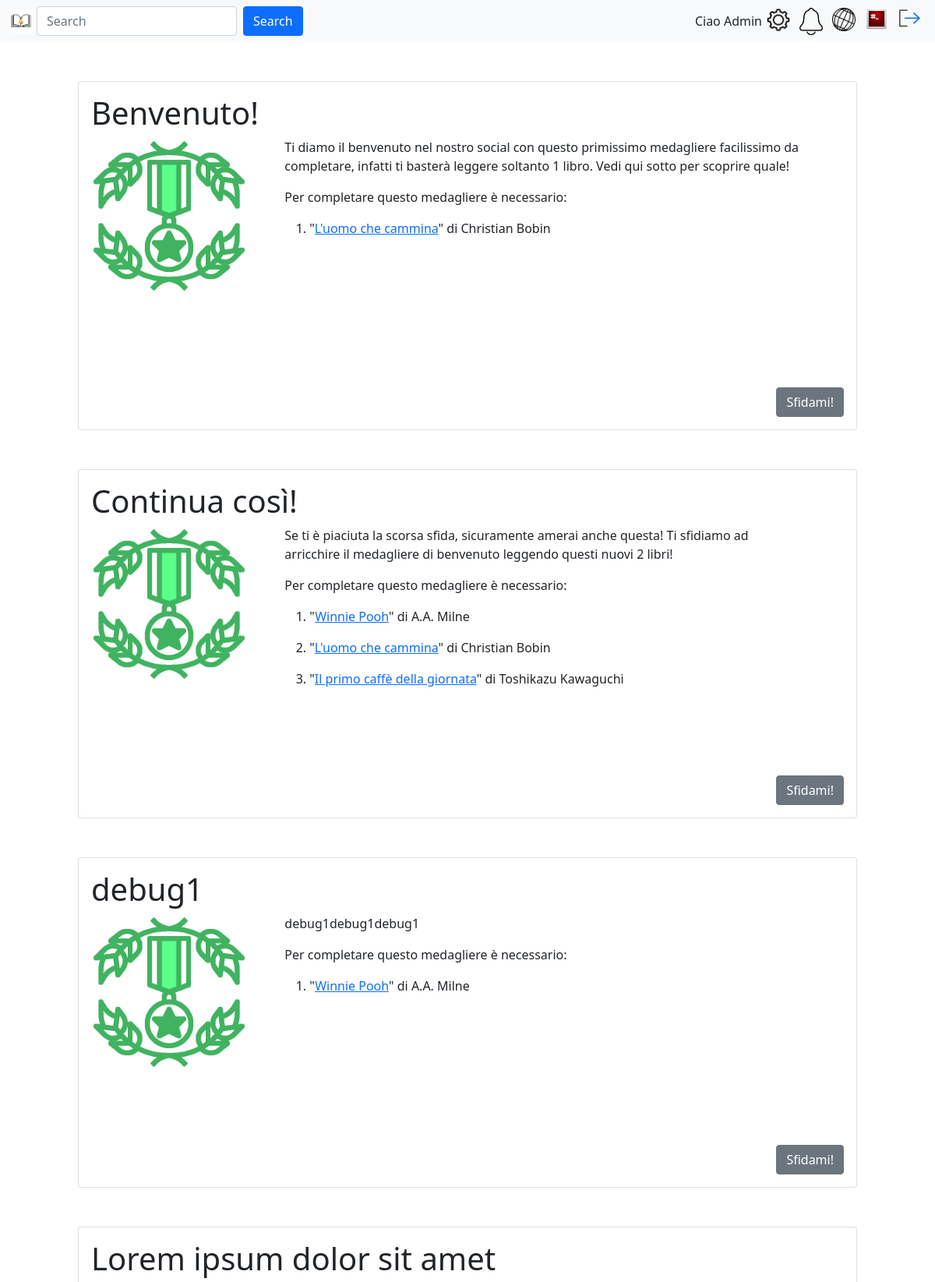
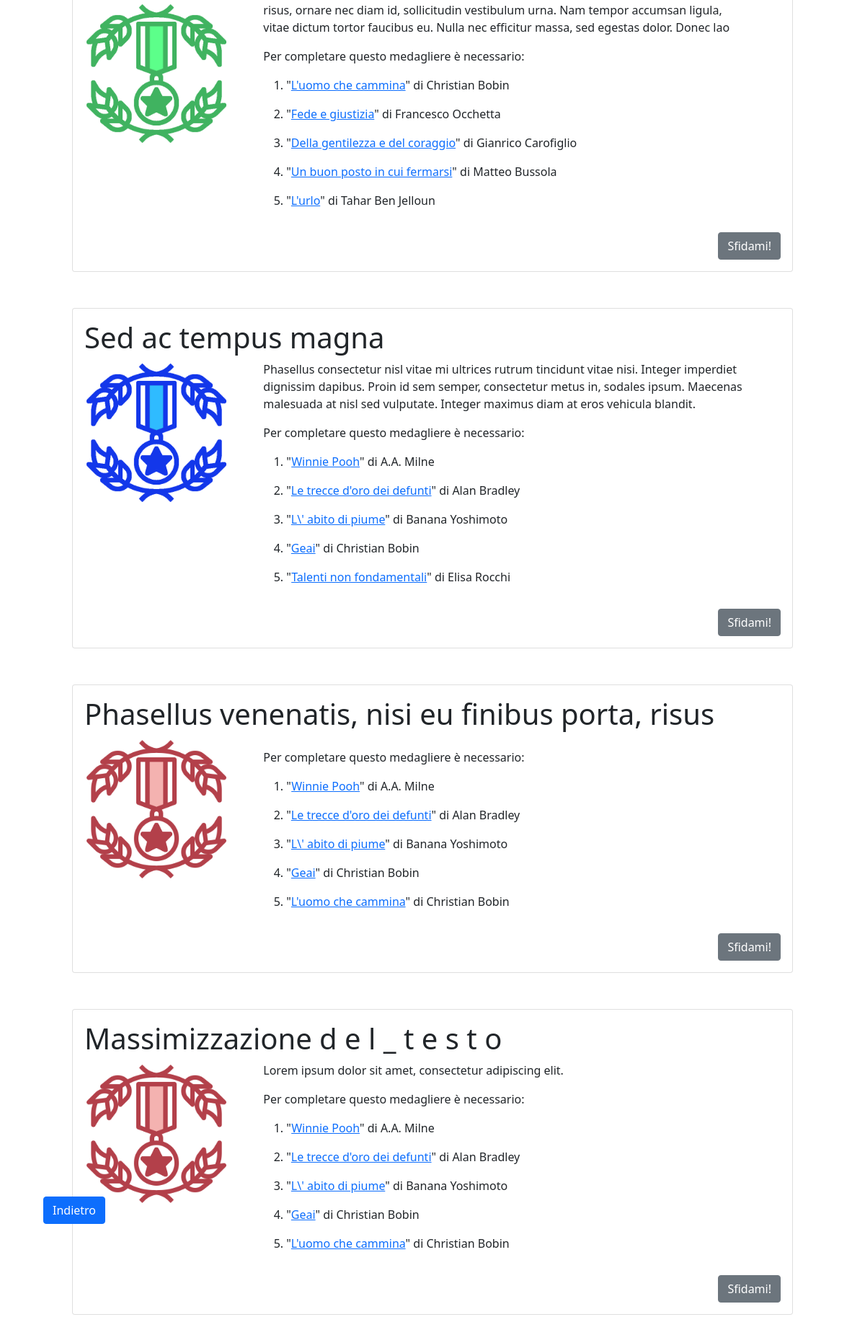
Page /newMedagliere.php (signed in) on the committed database (2 pictures, top to bottom).
### tables this page shows
CREATE TABLE `utente` (
  `id` int(8) NOT NULL AUTO_INCREMENT,
  `username` varchar(80) NOT NULL,
  `email` varchar(80) NOT NULL,
  `pwd` varchar(120) NOT NULL,
  `immagineProfilo` varchar(255) NOT NULL,
  `isAdmin` int(1) NOT NULL,
  `descrizione` varchar(150) DEFAULT NULL,
  `stato` int(1) NOT NULL,
  `numeroFollow` int(8) NOT NULL,
  PRIMARY KEY (`id`)
);

CREATE TABLE `medagliere` (
  `id` int(8) NOT NULL AUTO_INCREMENT,
  `titolo` varchar(50) NOT NULL,
  `descrizione` varchar(800) NOT NULL DEFAULT 'Un nuovo medagliere ti aspetta!',
  PRIMARY KEY (`id`),
  UNIQUE KEY `ID_MEDAGLIERE_IND` (`id`)
);

CREATE TABLE `libro` (
  `id` int(8) NOT NULL AUTO_INCREMENT,
  `titolo` varchar(255) NOT NULL,
  PRIMARY KEY (`id`),
  UNIQUE KEY `ID_LIBRO_IND` (`id`)
);

CREATE TABLE `autore` (
  `id` int(8) NOT NULL,
  `nome` varchar(255) NOT NULL,
  PRIMARY KEY (`id`),
  UNIQUE KEY `ID_AUTORE_IND` (`id`)
);

### include/login.model.php (called while the page is built, shortened)
<?php
require_once 'config.php';
function getDbImageName(string $username){
    global $conn;
    $sql = "SELECT immagineProfilo FROM utente WHERE username = ?";
    $stmt = $conn->prepare($sql);
    $stmt->bind_param("s", $username);
    $stmt->execute();
    $result = $stmt->get_result();
    return $result->fetch_assoc()['immagineProfilo'];
}
?>

### include/login.controller.php (called while the page is built, shortened)
<?php
function getUserImage(string $username){
    $defaultProfileImage = "images/users/default.png";
    $image = "images/users/" . getDbImageName($username);
    try {
        if (is_file($image) && (getimagesize($image) !== false)) {
                return $image;
            }
    }
    catch (Exception $e) {
        echo '<script>';
        echo 'console.log("Errore nel reperire l\'immagine del profilo utente da db");';
        echo '</script>';
        }
    return $defaultProfileImage;
}
?>

### include/model/selectors.php (called while the page is built, shortened)
<?php
require_once("include/config.php");
function getLibroIdFromLibroWhereTitle($title){
    global $conn;
    $sql = "SELECT L.id from libro L WHERE L.titolo=?";
    $stmt = $conn->prepare($sql);
    $stmt->bind_param("s", $title);
    $stmt->execute();
    $result = $stmt->get_result();
    $tmp = $result->fetch_assoc();
    return isset($tmp["id"]) ? $tmp["id"] : 0;
}
function getLibroEAutoreByMedagliereId($medID){
    global $conn;
    $sql = "SELECT L.titolo, A.nome
            from libro L, autore A, scrittoda S, compone C
            WHERE C.medagliereId = ?
            and C.libroId = L.id
            and L.id = S.libroId
            and S.autoreId = A.id
            ORDER by  A.nome, L.titolo;";
    $stmt = $conn->prepare($sql);
    $stmt->bind_param("i", $medID);
    $stmt->execute();
    $result = $stmt->get_result();
    $tmp = $result->fetch_all(MYSQLI_ASSOC);
    return $tmp;
}
function checkIfUserReadBook($userId, $libroId){
    global $conn;
    $sql = "SELECT *
            from Post P
            where p.utenteId = ?
            and p.libroId = ?;";
    $stmt = $conn->prepare($sql);
    $stmt->bind_param("ii", $userId, $libroId);
    $stmt->execute();
    $result = $stmt->get_result();
    if ($result->num_rows > 0) {
        return true;
    } else {
        return false;
    }
}
function getMedThatUserNotChallenge($idUser){
    global $conn;
    $sql = "SELECT M.id
            From medagliere M
            where M.id not in(select S.medagliereId
                        from sottoscrive S
                        where S.utenteId = ?);";
    $stmt = $conn->prepare($sql);
    $stmt->bind_param("i", $idUser);
    $stmt->execute();
    $result = $stmt->get_result();
    $tmp = $result->fetch_all(MYSQLI_ASSOC);
    return array_column($tmp, 'id');
}
function getMedInfo($medId){
    global $conn;
    $sql = "SELECT * FROM medagliere M WHERE M.id=?;";
    $stmt = $conn->prepare($sql);
    $stmt->bind_param("i", $medId);
    $stmt->execute();
    $result = $stmt->get_result();
    $tmp = $result->fetch_all(MYSQLI_ASSOC);
    return $tmp;
}
function getLibriLettiDaUserId($idUser){
    global $conn;
    $sql = "SELECT libroId
            From post
            where utenteID=?";
    $stmt = $conn->prepare($sql);
    $stmt->bind_param("i", $idUser);
    $stmt->execute();
    $result = $stmt->get_result();
    $tmp = $result->fetch_all(MYSQLI_ASSOC);
    return array_column($tmp, 'libroId');
}
?>

### include/view/formattators.php (the view)
<?php
function obtainList($libriInMedagliere, $who){
    $res = "";
    foreach ($libriInMedagliere as $a) {
        $tmpRes = "";
        if (checkIfUserReadBook($who, getLibroIdFromLibroWhereTitle($a["titolo"]))){
            $tmpRes = "<li> <p class='libroLetto'>";
        } else {
            $tmpRes = "<li> <p class='libroNonLetto'>";
        }
        $nomeLibroS = str_replace(" ", "+", $a["titolo"]);
        $virgola = ",";
        $nomeAutoreS = str_replace(" ", "+", $a["nome"]);
        $totalLink = "https://www.google.com/search?q=" . $nomeLibroS . $virgola . "+" . $nomeAutoreS;
        $tmpRes .= "\"<a href=\"" . $totalLink . "\">" . $a["titolo"] . "</a>\" di " . $a["nome"];
        $tmpRes .= "</p></li>";
        $res .= $tmpRes;
    }
    return $res;
}
?>

### newMedagliere.php (shortened to what this page needs)
<?php
require_once('include/model/insertOnDB.php');
require("include/model/selectors.php");
require_once("include/view/formattators.php");
$basicAmount = 10;
$amountLoading = isset($_POST["amountLoad"]) ? $_POST["amountLoad"] : 0;
$amountForLoad = 5;
$toLoad = $basicAmount + ($amountLoading * $amountForLoad);
function getCorrectImg($amountLeastBooks){
    $imgName = "";
    $altImg = "";
    $limits = array(5,15);
    $category = 0;
    while ($amountLeastBooks > 0 && $category < sizeof($limits)){
        $delta = $limits[$category];
        if ($category > 0) {
            $delta = $delta - $limits[$category-1];
        }
        $amountLeastBooks = $amountLeastBooks - $delta;
        if ($amountLeastBooks > 0) {
            $category = $category + 1;
        }
    }
    switch ($category){
        case 0:
            $imgName = "medagliaFacile.png";
            $altImg = "Ce l'hai quasi fatta!";
            break;
        case 1:
            $imgName = "medagliaMedia.png";
            $altImg = "Non manca troppo dai...";
            break;
        case 2:
            $imgName = "medagliaDifficile.png";
            $altImg = "Meglio se guardi altrove!";
            break;
    }
    return array($imgName, $altImg);
}
function createOneMed($medToPrint, $indexToConsider, $libriLetti, $who){
    $toAdd = "Med" . $indexToConsider;
    $infos = getMedInfo($medToPrint[$indexToConsider])[0];
    $libriInMedagliere = getLibroEAutoreByMedagliereId($medToPrint[$indexToConsider]);
    $medBookIndex = array();
    foreach (array_column($libriInMedagliere,"titolo") as $titolo) {
        array_push($medBookIndex,getLibroIdFromLibroWhereTitle($titolo));
    }
    $remainsBook = array_diff($medBookIndex, $libriLetti);
    $canReclame = empty($remainsBook);
    $titleMed = $infos["titolo"];
    $descMed = $infos["descrizione"];
    $books = obtainList($libriInMedagliere, $who);
    $buttonText = "Sfidami!";
    $buttonValue = $infos["id"];
    $decorativeInfos = getCorrectImg(sizeof($remainsBook));
    $imgToAdd = $decorativeInfos[0];
    $altImg = $decorativeInfos[1];
    $complete = "<div class=\"card medContainer\">" .
                    "<div class=\"card-body\" id=\"" . $toAdd . "\">" .
                        "<h1 class=\"card-text titleMed\">" . $titleMed . "</h1>" .
                        "<div class=\"allMedInfo d-flex\">" .
                            "<div class=\"titlecontainer\" id=\"titlecontainer" . $toAdd . "\">" .
                            "<img " .
                                "src=\"images/medagliereNewIcons/" . $imgToAdd . "\" " .
                                "alt=\"" . $altImg . "\" " .
                                "class=\"rounded float-left imgmedagliere\" " .
                                "id=\"imgmedagliere" . $toAdd . "\" " .
                                "/>" .
                        "</div>" .
                        "<div class=\"infocontainer\" id=\"infocontainer" . $toAdd . "\">" .
                            "<p class=\"descrzionemed\">" . $descMed . "</p>" .
                            "<p class=\"messaggio\"> Per completare questo medagliere è necessario:</p>" .
                            "<ol>" .
                                $books .
                            "</ol>" .
                        "</div>" .
                    "</div>" .
                    "<footer>" .
                        "<button class=\"btn btn-secondary\" " .
                            "form=\"challengeNewMed\" " .
                            "type=\"submit\" " .
                            "name=\"submitButton\" ".
                            "value=\"" . $buttonValue . "\">" . $buttonText . "</button>" .
                    "</footer>" .
                "</div>" .
            "</div>";
    return $complete;
}
$userIdToConsider = $_SESSION["id"];
$libriLetti = getLibriLettiDaUserId($userIdToConsider);
$medToPrint = getMedThatUserNotChallenge($userIdToConsider);
?>
<!DOCTYPE html>
<html lang="it">
<head>
    <link href="https://cdn.jsdelivr.net/npm/bootstrap@5.1.3/dist/css/bootstrap.min.css" rel="stylesheet"
>
    <link rel="stylesheet" type="text/css" href="css/JPNewMed.css">
    <link rel="stylesheet" type="text/css" href="css/landingPage.css">
</head>
<body>
    <?php require('navbarSelect.php'); ?>
    <section class="d-flex">
        <div class="col-1"></div>
        <div class="col-10" id="newMedaglieri">
        <form id="challengeNewMed"
            class="form-group"
            action="newMedagliere.php"
            method="post"
            enctype="multipart/form-data">
            <?php
            $upperbound = min(array($toLoad, sizeof($medToPrint)));
            if($upperbound > 0){
                for ($i=0; $i < $upperbound; $i++) {
                    echo createOneMed($medToPrint, $i, $libriLetti, $userIdToConsider);
                }
            } else {
                echo "<h3> Niente di nuovo qui, torna la prossima volta! </h3>";
            }
             ?>
        </form>
        </div>
        <div class="col-1"></div>
    </section>
    <footer class="col-12">
        <button id="retBut" type="button" class="btn btn-primary">Indietro</button>
    </footer>
</body>
</html>

### navbar.php
<?php
include_once("include/login.controller.php");
include_once("include/login.model.php");
?>
<header>
    <nav class="navbar navbar-expand navbar-light bg-light">
        <div class="container-fluid">
            <a href="landingPage.php"> <img id="logo" src="images/logoLetturePremiateSmall.jpg" alt="Logo con libro e medaglia"> </a>
            <form class="d-flex me-auto">
                <input class="form-control me-2" type="search" placeholder="Search" aria-label="Search">
                <button class="btn btn-primary" type="submit">Search</button>
            </form>
          <div id="username" class="d-flex"><?php echo "Ciao " . ucfirst($_SESSION["username"]);?></div>
          <div class="d-flex" id="navbarSupportedContent">
            <ul class="navbar-nav">
              <li class="nav-item">
                <a href="settingPage.php"><img src="images/settingLogo.png" alt="Impostazioni"></a>
              </li>
              <li class="nav-item">
                <img src="images/notifyLogo.png" alt="Notifiche">
              </li>
              <li class="nav-item dropdown">
                <a href="discoveryPage.php"><img src="images/discoveryLogo.png" alt="Scopri"></a>
              </li>
              <li class="nav-item">
                <a href="profilePage.php"><img src=<?php echo getUserImage($_SESSION["username"]); ?> alt="Immagine Profilo"> </a>
              </li>
                <li class="nav-item">
                <a href="logout.php"><img src="images/log-out.png" alt="Logout"></a>
              </li>
            </ul>
          </div>
        </div>
      </nav>
</header>

### css/JPNewMed.css (style rules this page uses)
body footer button#retBut { position: fixed; bottom:5%; left: 5%; }
body section div div.medContainer { margin: 5% 0; min-height: 300px; max-height: 500px; }
body section div div.medContainer div footer button { position: relative; float:right; }
div.infocontainer { min-height: 250px; max-height: 450px; width: auto; margin: 0 5%; }
img.imgmedagliere { max-width: 200px; aspect-ratio: 1; }
ol { width: 90%; min-height: 200px; max-height: 200px; overflow-y: auto; }

### css/landingPage.css (style rules this page uses)
#logo { width: 30px; height: auto; margin-right: 5px; }
#navbarSupportedContent img { width: 30px; height: auto; margin: 0 6px; }

### rows in the picture
utente: immagineProfilo (picture)
medagliere: titolo "Benvenuto!", descrizione "Ti diamo il benvenuto nel nostro social con questo primissimo medagliere facilissimo da completare, infatti ti basterà leggere soltanto 1 libro. Vedi qui sotto per scoprire quale!"
libro: titolo "L'uomo che cammina", autore.nome "Christian Bobin"
medagliere: titolo "Continua così!", descrizione "Se ti è piaciuta la scorsa sfida, sicuramente amerai anche questa! Ti sfidiamo ad arricchire il medagliere di benvenuto leggendo questi nuovi 2 libri!"
libro: titolo "Winnie Pooh", autore.nome "A.A. Milne"
autore: nome "A.A. Milne"
autore: nome "Christian Bobin", nome "Christian Bobin Christian Bobin"
libro: titolo "Il primo caffè della giornata"
autore: nome "Toshikazu Kawaguchi"
medagliere: titolo "debug1", descrizione "debug1debug1debug1"
medagliere: titolo "Lorem ipsum dolor sit amet", descrizione "risus, ornare nec diam id, sollicitudin vestibulum urna. Nam tempor accumsan ligula, vitae dictum tortor faucibus eu. Nulla nec efficitur massa, sed egestas dolor. Donec lao"
libro: titolo "Fede e giustizia"
autore: nome "Francesco Occhetta"
libro: titolo "Della gentilezza e del coraggio"
autore: nome "Gianrico Carofiglio"
libro: titolo "Un buon posto in cui fermarsi"
autore: nome "Matteo Bussola"
libro: titolo "L'urlo"
autore: nome "Tahar Ben Jelloun"
medagliere: titolo "Sed ac tempus magna", descrizione "Phasellus consectetur nisl vitae mi ultrices rutrum tincidunt vitae nisi. Integer imperdiet dignissim dapibus. Proin id sem semper, consectetur metus in, sodales ipsum. Maecenas malesuada at nisl sed vulputate. Integer maximus diam at eros vehicula blandit."
libro: titolo "Le trecce d'oro dei defunti"
autore: nome "Alan Bradley"
libro: titolo "L\\' abito di piume"
autore: nome "Banana Yoshimoto"
libro: titolo "Geai"
libro: titolo "Talenti non fondamentali"
autore: nome "Elisa Rocchi"
medagliere: titolo "Phasellus venenatis, nisi eu finibus porta, risus"
medagliere: titolo "Massimizzazione d e l _ t e s t o", descrizione "Lorem ipsum dolor sit amet, consectetur adipiscing elit."

### other values in the picture
$_SESSION["username"] "Admin"
